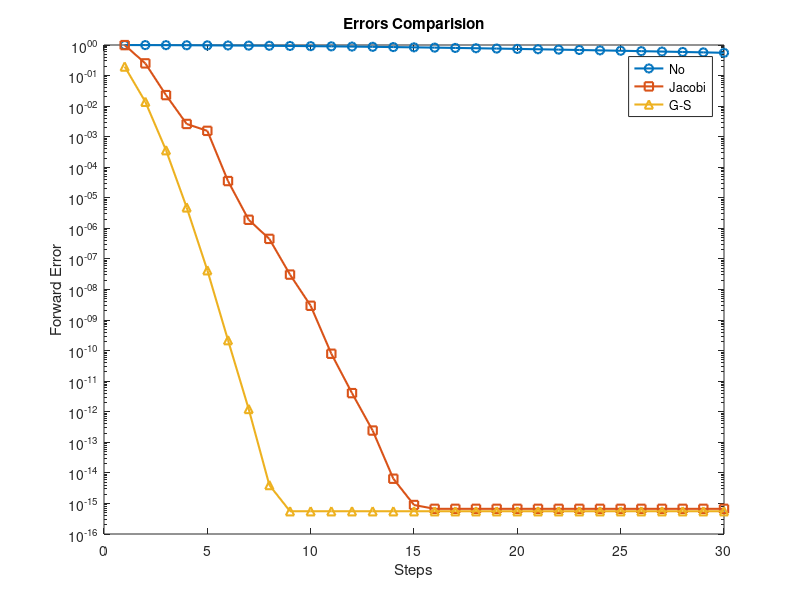

Here is the MATLAB script that generated this plot:
% 2.6 Computer Problems: 6

format long;
n = 1000; 
D = spdiags([1:n]',0, n, n);
temp = 1/2 * ones(n, 1);
U = spdiags(temp, 1, n, n) + spdiags(temp, 2, n, n);
L = spdiags(temp, -1, n, n) + spdiags(temp, -2, n, n);
A = L + U + D; % create A
% print A
spy(A)
disp('press any key to continue...')
pause

x = ones(n, 1);
b = A * x;
steps = 30; % set steps

% CG without preconditioner
x_compute = zeros(n, 1);
r = b - A * x_compute;
d = r;
forwardError = zeros(steps, 1);
for i = 1 : steps
    alpha = (r' * r) / (d' * A * d);
    x_compute = x_compute + alpha * d;
    r_old = r;
    r = r - alpha * A * d;
    beta = (r' * r) / (r_old' * r_old);
    d = r + beta * d;
    forwardError(i) = norm(x - x_compute, inf); % save errors for plotting
end
forwardError_none = forwardError;

% CG with Jacobi preconditioner
M = D;
x_compute(:) = 0;
r = b - A * x_compute;
z = M \ r;
d = z;
forwardError(:) = 0;
for i = 1 : steps
    alpha = (r' * z) / (d' * A * d);
    x_compute = x_compute + alpha * d;
    r_old = r;
    z_old = z;
    r = r - alpha * A * d;
    z = M \ r;
    beta = (r' * z) / (r_old' * z_old);
    d = z + beta * d;
    forwardError(i) = norm(x - x_compute, inf); % save errors for plotting
end
forwardError_jacobi = forwardError;

% CG with G-S preconditioner
M = (D + L) * (D \ (D + U));
x_compute(:) = 0;
r = b - A * x_compute;
z = M \ r;
d = z;
forwardError(:) = 0;
for i = 1 : steps
    alpha = (r' * z) / (d' * A * d);
    x_compute = x_compute + alpha * d;
    r_old = r;
    z_old = z;
    r = r - alpha * A * d;
    z = M \ r;
    beta = (r' * z) / (r_old' * z_old);
    d = z + beta * d;
    forwardError(i) = norm(x - x_compute, inf); % save errors for plotting
end
forwardError_gs = forwardError;

% plot errors
semilogy(forwardError_none, '-o', 'LineWidth',1.5)
title('Errors Comparision')
xlabel('Steps')
ylabel('Forward Error')
hold on
semilogy(forwardError_jacobi, '-s', 'LineWidth',1.5)
semilogy(forwardError_gs, '-^', 'LineWidth',1.5)
legend('No', 'Jacobi', 'G-S')
hold off